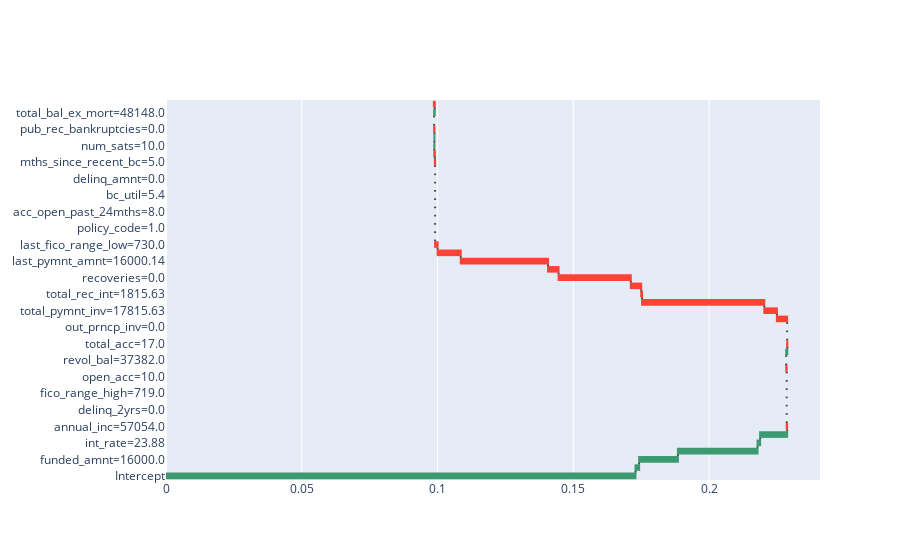

Notebook source saved alongside this figure:
### Code cell
lgb.shap_explain(x_test.iloc[:1000], index=2112209, link=logit, show=True)

### Figure 1 — Plotly figure (JSON) as saved in the notebook; plotly's stock layout.template omitted (floating-point values rounded to 4 significant figures)
{"data": [{"measure": ["relative", "relative", "relative", "relative", "relative", "relative", "relative", "relative", "relative", "relative", "relative", "relative", "relative", "relative", "relative", "relative", "relative", "relative", "relative", "relative", "relative", "relative", "relative", "relative", "relative", "relative", "relative", "relative", "relative", "relative", "relative", "relative", "relative", "relative", "relative", "relative", "relative", "relative", "relative", "relative", "relative", "relative", "relative", "relative", "relative", "relative"], "name": "Prediction 2112209", "orientation": "h", "type": "waterfall", "x": [0.1729, 0.001335, 0.01429, 0.02933, 0.0009369, 0.009945, -0.0001541, 0, 0, 0, 0, 0, 0, -0.000185, 0, 0.0004094, -5.734e-05, 0, 0, -0.003778, -0.004639, -0.04501, -0.0003165, -0.003834, -0.02661, -0.003877, -0.03216, -0.008507, -0.0009262, 0, 0, 0, 0, 9.964e-07, 0, 0, 0, 0, -9.149e-05, -0.0002112, 3.332e-05, 1.387e-05, -0.0001156, 0, 0.0002297, -0.0003197], "y": ["Intercept", "loan_amnt=16000.0", "funded_amnt=16000.0", "funded_amnt_inv=16000.0", "int_rate=23.88", "installment=459.18", "annual_inc=57054.0", "dti=11.51", "delinq_2yrs=0.0", "fico_range_low=715.0", "fico_range_high=719.0", "inq_last_6mths=1.0", "open_acc=10.0", "pub_rec=0.0", "revol_bal=37382.0", "revol_util=5.5", "total_acc=17.0", "out_prncp=0.0", "out_prncp_inv=0.0", "total_pymnt=17815.6330216784", "total_pymnt_inv=17815.63", "total_rec_prncp=16000.0", "total_rec_int=1815.63", "total_rec_late_fee=0.0", "recoveries=0.0", "collection_recovery_fee=0.0", "last_pymnt_amnt=16000.14", "last_fico_range_high=734.0", "last_fico_range_low=730.0", "collections_12_mths_ex_med=0.0", "policy_code=1.0", "acc_now_delinq=0.0", "acc_open_past_24mths=8.0", "bc_open_to_buy=7094.0", "bc_util=5.4", "chargeoff_within_12_mths=0.0", "delinq_amnt=0.0", "mort_acc=1.0", "mths_since_recent_bc=5.0", "num_bc_sats=2.0", "num_sats=10.0", "percent_bc_gt_75=0.0", "pub_rec_bankruptcies=0.0", "tax_liens=0.0", "total_bal_ex_mort=48148.0", "total_bc_limit=7500.0"]}], "layout": {"autosize": true, "xaxis": {"autorange": true, "range": [0, 0.2409], "showspikes": false, "type": "linear"}, "yaxis": {"autorange": true, "range": [-0.5, 45.5], "showspikes": false, "type": "category"}}}
